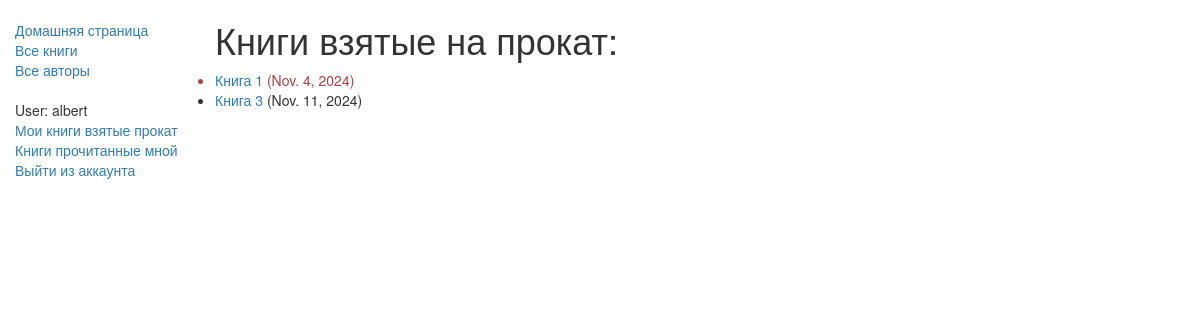
Page /catalog/mybooks/ (signed in) on the earlier database version.
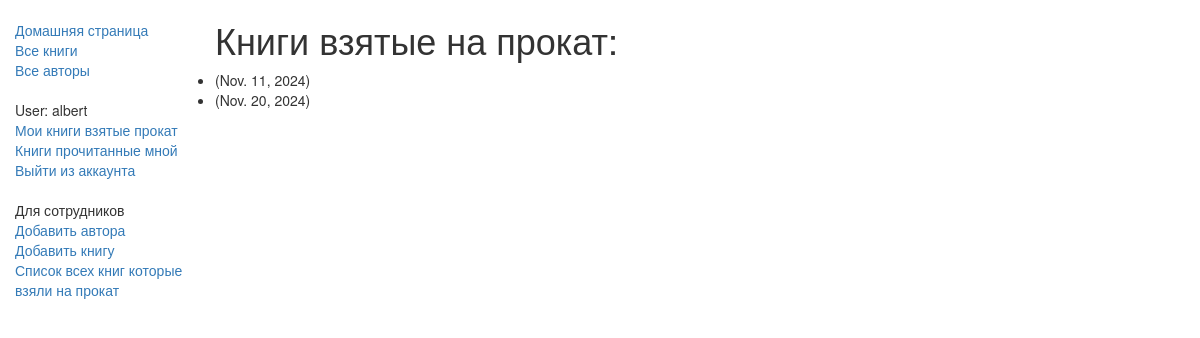
Same page on the later database version.
### catalog/models.py (models this page shows, shortened)
class BookInstance(models.Model):
    id = models.UUIDField(primary_key=True, default=uuid.uuid4, help_text='Уникальный идентификатор этой книги во всей библиотеки')
    book = models.ForeignKey('Book', on_delete=models.SET_NULL, null=True)
    imprint = models.CharField(max_length=200)
    due_back = models.DateField(null=True, blank=True)
    borrower = models.ForeignKey(User, on_delete=models.SET_NULL, null=True, blank=True)
    LOAN_STATUS = (
        ('m', 'Maintenance'),
        ('o', 'On loan'),
        ('a', 'Available'),
        ('r', 'Reserved'),
    )
    status = models.CharField(max_length=1, choices=LOAN_STATUS, blank=True, default='m', help_text='Статус книги')
    class Meta:
        ordering = ['due_back']
        permissions = [
            ('can_mark_returned', 'can mark book as returned'),
        ]
    @property
    def is_overdue(self):
        if self.due_back and date.today() > self.due_back:
            return True
        return False

class Book(models.Model):
    title = models.CharField(max_length=255)
    authors = models.ManyToManyField('Author', help_text='Выберите авторов книги') #Foreign key используем потому что автор у книги может быть только один, но авторы могут написать много книг
    summary = models.TextField(max_length=1000, help_text="Напишите краткое описание книги")
    isbn = models.CharField('ISBN', max_length=13, help_text='13 символов <a href="https://www.isbn-international.org/content/what-isbn">ISBN номера</a>')
    genre = models.ManyToManyField(Genre, help_text='Выберите жанр книги')
    language = models.ForeignKey('Language', on_delete=models.SET_NULL, null=True)
    user_who_read = models.ManyToManyField(User, related_name='read_books', null=True)
    def display_genre(self):
        return ', '.join([genre.name for genre in self.genre.all()[:3]])
    display_genre.short_description = 'Genre'

### catalog/views.py (the view)
class LoanedBooksByUserListView(LoginRequiredMixin, generic.ListView):
    model = BookInstance
    template_name = 'catalog/bookinstance_list_borrowed_user.html'
    paginate_by = 10
    def get_queryset(self):
        return BookInstance.objects.filter(borrower=self.request.user).filter(status__exact='o').order_by('due_back')

### catalog/templates/catalog/bookinstance_list_borrowed_user.html
{% extends 'base_generic.html' %}
{% block content %}
    <h1>Книги взятые на прокат:</h1>
    {% if bookinstance_list %}
        <ul>
            {% for bookinst in bookinstance_list %}
                <li class="{% if bookinst.is_overdue %}text-danger{% endif %}">
                    <a href="{% url 'book-detail' bookinst.book.pk %}">{{bookinst.book.title}}</a> ({{bookinst.due_back}})
                </li>
            {% endfor %}
        </ul>
    {% else %}
        <p>Нет ни одной книги взятой на прокат</p>
    {% endif %}
{% endblock %}

### catalog/templates/base_generic.html (shortened to what this page needs)
<!DOCTYPE html>
<html lang="en">
<head>
    <link
      rel="stylesheet"
      href="https://maxcdn.bootstrapcdn.com/bootstrap/3.3.7/css/bootstrap.min.css" />
    {% load static %}
    <link rel="stylesheet" href="{% static 'css/styles.css' %}">
</head>
<body>
    <div class="container-fluid">
        <div class="row">
            <div class="col-sm-2">
                {% block sidebar %}
                    <ul class="sidebar-nav">
                        <li><a href="{% url 'index' %}">Домашняя страница</a></li>
                        <li><a href="{% url 'books' %}">Все книги</a></li>
                        <li><a href="{% url 'authors' %}">Все авторы</a></li>
                        <br>
                        {% if user.is_authenticated %}
                        <li>User: {{user.get_username}}</li>
                        <li><a href="{% url 'my-borrowed' %}">Мои книги взятые прокат</a></li>
                        <li><a href="{% url 'read-books' %}">Книги прочитанные мной</a></li>
                        <li><a href="{% url 'logout' %}?next={{request.path}}">Выйти из аккаунта</a></li>
                        {% else %}
                        <li><a href="{% url 'login' %}?next={{request.path}}">Войти в аккаунт</a></li>
                        {% endif %}
                        <br>
                        {% if perms.catalog.can_mark_returned %}
                        <li>Для сотрудников</li>
                        <li><a href="{% url 'author_create' %}">Добавить автора</a></li>
                        <li><a href="{% url 'book_create' %}">Добавить книгу</a></li>
                        <li><a href="{% url 'all-borrowed' %}">Список всех книг которые взяли на прокат</a></li>
                        {% endif %}
                    </ul>
                {% endblock %}
            </div>
            <div class="col-sm-10">
                {% block content %}{% endblock %}
            </div>
        </div>
    </div>
</body>
</html>

Differences in the rows shown:
changed BookInstance "Nov. 11, 2024": book_id 4 → empty (drawn); book "Книга 3" → (not shown); moves up the list
changed BookInstance: due_back "Nov. 4, 2024" → "Nov. 20, 2024"; book_id 2 → empty (drawn); book "Книга 1" → (not shown)
Other differences:
text now shown: "Для сотрудников Добавить автора Добавить книгу Список всех книг которые взяли на прокат"
